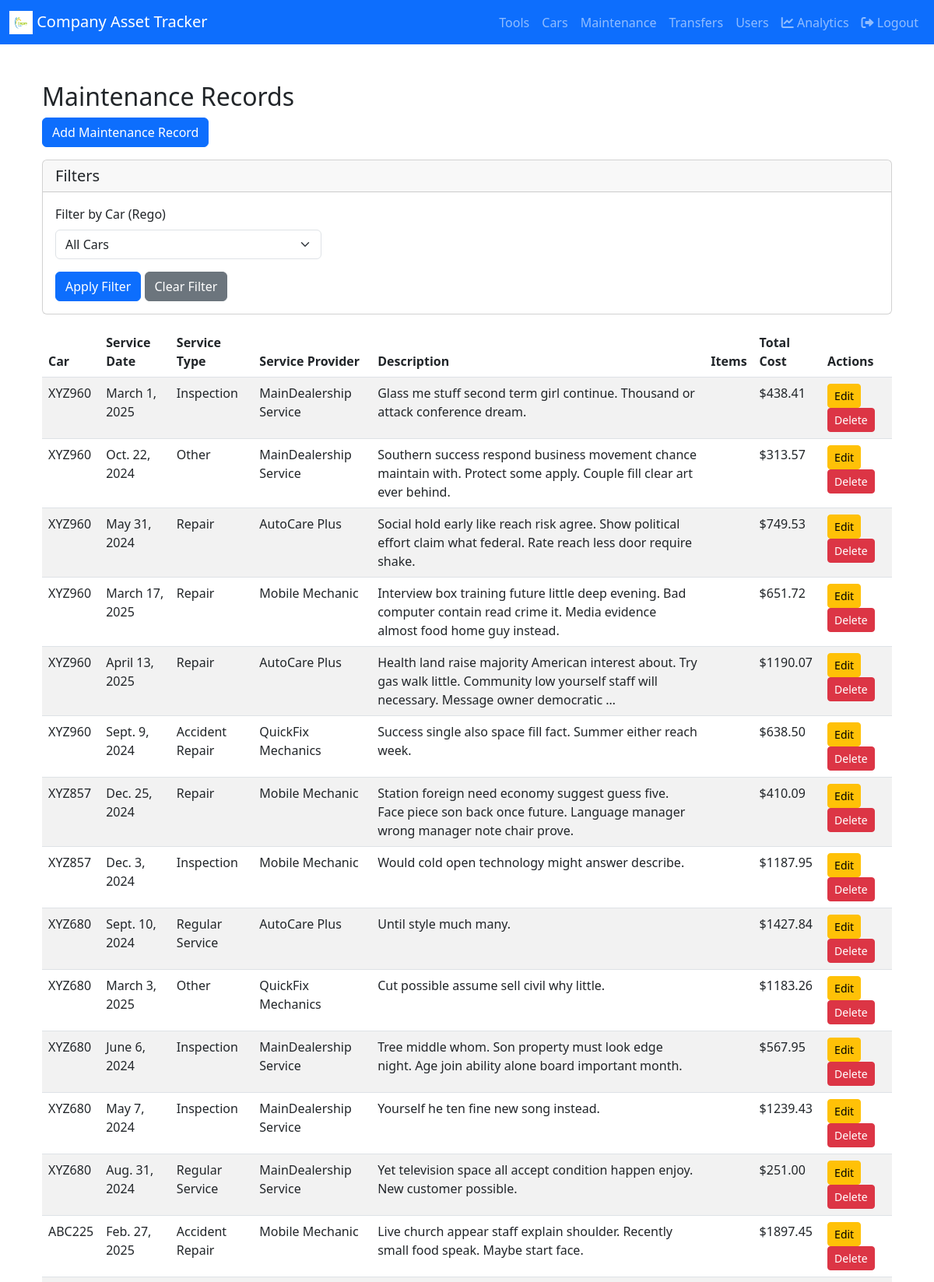
Screenshot of /maintenance/ (signed in, upper part) with the database file from the repository.
### tracking/models.py (models this page shows, shortened)
class Maintenance(models.Model):
    car = models.ForeignKey(Car, on_delete=models.CASCADE, related_name='maintenance_records')
    service_date = models.DateField(default=timezone.now)
    odometer_reading = models.PositiveIntegerField(default=0)
    service_type = models.CharField(
        max_length=50,
        choices=[
            ('regular', 'Regular Service'),
            ('repair', 'Repair'),
            ('inspection', 'Inspection'),
            ('accident', 'Accident Repair'),
            ('other', 'Other')
        ],
        default='regular'
    )
    invoice_number = models.CharField(max_length=100, blank=True, default='')
    service_provider = models.CharField(max_length=200, default='Unknown Provider')
    description = models.TextField(default='')
    total_cost = models.DecimalField(max_digits=10, decimal_places=2, default=0.00)
    documents = models.FileField(upload_to='maintenance_docs/', null=True, blank=True)

class Car(models.Model):
    STATE_CHOICES = [
        ('NSW', 'New South Wales'),
        ('VIC', 'Victoria'),
        ('QLD', 'Queensland'),
        ('WA', 'Western Australia'),
        ('SA', 'South Australia'),
        ('TAS', 'Tasmania'),
        ('NT', 'Northern Territory'),
        ('ACT', 'Australian Capital Territory'),
    ]
    BODY_CHOICES = [
        ('Sedan', 'Sedan'),
        ('Hatchback', 'Hatchback'),
        ('SUV', 'SUV'),
        ('Ute', 'Ute'),
        ('Van', 'Van'),
        ('Truck', 'Truck'),
        ('EWP', 'EWP'),
        ('Trailer', 'Trailer'),
        ('Other', 'Other')
    ]
    rego = models.CharField(max_length=20, unique=True, db_index=True)  # Add db_index
    rego_expiry_date = models.DateField()
    purchase_date = models.DateField(null=True, blank=True)
    purchase_price = models.DecimalField(max_digits=10, decimal_places=2, null=True, blank=True)
    state = models.CharField(max_length=10, choices=STATE_CHOICES, default='NSW', db_index=True)  # Add db_index
    assigned_user = models.ForeignKey(User, on_delete=models.SET_NULL, null=True, related_name='cars', db_index=True)  # Add db_index
    maintenance_sticker_date = models.DateField()
    make = models.CharField(max_length=100)
    model = models.CharField(max_length=100)
    vin_number = models.CharField(max_length=100, unique=True)
    manufacturing_year = models.PositiveIntegerField(null=True, blank=True)  # New field for manufacturing year
    color = models.CharField(max_length=30, blank=True, null=True)  # New field for color
    body = models.CharField(max_length=50, choices=BODY_CHOICES, default='Sedan')  # New field for car body type
    photo = models.ImageField(upload_to='car_photos/', null=True, blank=True)
    next_service_date = models.DateField(null=True, blank=True)
    service_interval_km = models.PositiveIntegerField(default=10000)
    last_service_km = models.PositiveIntegerField(null=True, blank=True)
    monthly_odometer_check = models.BooleanField(default=True)
    total_maintenance_cost = models.DecimalField(max_digits=12, decimal_places=2, default=0.0)
    class Meta:
        ordering = ['rego']
        indexes = [
            models.Index(fields=['rego']),
            models.Index(fields=['state']),
            models.Index(fields=['assigned_user']),
        ]

### tracking/views.py (the view)
# urls.py: path('maintenance/', MaintenanceRecordListView.as_view(), name='maintenance_list'),
class MaintenanceRecordListView(LoginRequiredMixin, ListView):
    model = Maintenance
    template_name = 'tracking/maintenance_list.html'
    context_object_name = 'maintenance_records'
    def get_queryset(self):
        queryset = super().get_queryset().select_related('car')
        user = self.request.user
        rego = self.request.GET.get('rego')
        if rego:
            queryset = queryset.filter(car__rego__icontains=rego)
        if user.profile.access_level.lower() == 'admin':
            return queryset
        elif user.profile.access_level.lower() == 'manager':
            return queryset.filter(car__state=user.profile.state)
        else:  # User level
            return queryset.filter(car__assigned_user=user)
    def get_context_data(self, **kwargs):
        context = super().get_context_data(**kwargs)
        context['regos'] = Car.objects.values_list('rego', flat=True).distinct()
        return context

### templates/tracking/maintenance_list.html (shortened to what this page needs)
{% extends 'tracking/base.html' %}
{% load custom_filters %}
{% block content %}
<div class="container mt-5">
    <h2>Maintenance Records</h2>
    <div class="d-flex justify-content-between mb-3">
        <a href="{% url 'maintenance_add' %}" class="btn btn-primary">Add Maintenance Record</a>
    </div>
    <div class="card mb-3">
        <div class="card-header">
            <h5 class="mb-0">Filters</h5>
        </div>
        <div class="card-body">
            <form method="get" class="row g-3">
                <div class="col-md-4">
                    <label for="rego" class="form-label">Filter by Car (Rego)</label>
                    <select name="rego" id="rego" class="form-select">
                        <option value="">All Cars</option>
                    </select>
                </div>
                <div class="col-12">
                    <button type="submit" class="btn btn-primary">Apply Filter</button>
                    <a href="{% url 'maintenance_list' %}" class="btn btn-secondary">Clear Filter</a>
                </div>
            </form>
        </div>
    </div>
    <table class="table table-striped mt-3">
        <thead>
            <tr>
                <th>Car</th>
                <th>Service Date</th>
                <th>Service Type</th>
                <th>Service Provider</th>
                <th>Description</th>
                <th>Items</th>
                <th>Total Cost</th>
                <th>Actions</th>
            </tr>
        </thead>
        <tbody>
            {% for record in maintenance_records %}
            <tr>
                <td>{{ record.car.rego }}</td>
                <td>{{ record.service_date }}</td>
                <td>{{ record.get_service_type_display }}</td>
                <td>{{ record.service_provider }}</td>
                <td>{{ record.description|truncatewords:20 }}</td>
                <td>
                </td>
                <td>${{ record.total_cost }}</td>
                <td>
                    <a href="{% url 'maintenance_edit' record.pk %}" class="btn btn-sm btn-warning">Edit</a>
                    <a href="{% url 'maintenance_delete' record.pk %}" class="btn btn-sm btn-danger">Delete</a>
                </td>
            </tr>
            {% empty %}
            <tr>
                <td colspan="8" class="text-center">No maintenance records found.</td>
            </tr>
            {% endfor %}
        </tbody>
    </table>
</div>
{% endblock %}

### rows the page displays
Maintenance: car.rego "XYZ960", service_date "March 1, 2025", service_type "Inspection", service_provider "MainDealership Service", description "Glass me stuff second term girl continue. Thousand or attack conference dream.", total_cost "438.41"
Maintenance: car.rego "XYZ960", service_date "Oct. 22, 2024", service_type "Other", service_provider "MainDealership Service", description "Southern success respond business movement chance maintain with. Protect some apply. Couple fill clear art ever behind.", total_cost "313.57"
Maintenance: car.rego "XYZ960", service_date "May 31, 2024", service_type "Repair", service_provider "AutoCare Plus", description "Social hold early like reach risk agree. Show political effort claim what federal. Rate reach less door require shake.", total_cost "749.53"
Maintenance: car.rego "XYZ960", service_date "March 17, 2025", service_type "Repair", service_provider "Mobile Mechanic", description "Interview box training future little deep evening. Bad computer contain read crime it. Media evidence almost food home guy instead.", total_cost "651.72"
Maintenance: car.rego "XYZ960", service_date "April 13, 2025", service_type "Repair", service_provider "AutoCare Plus", description "Health land raise majority American interest about. Try gas walk little. Community low yourself staff will necessary. Message owner democratic …", total_cost "1190.07"
Maintenance: car.rego "XYZ960", service_date "Sept. 9, 2024", service_type "Accident Repair", service_provider "QuickFix Mechanics", description "Success single also space fill fact. Summer either reach week.", total_cost "638.50"
Maintenance: car.rego "XYZ857", service_date "Dec. 25, 2024", service_type "Repair", service_provider "Mobile Mechanic", description "Station foreign need economy suggest guess five. Face piece son back once future. Language manager wrong manager note chair prove.", total_cost "410.09"
Maintenance: car.rego "XYZ857", service_date "Dec. 3, 2024", service_type "Inspection", service_provider "Mobile Mechanic", description "Would cold open technology might answer describe.", total_cost "1187.95"
Maintenance: car.rego "XYZ680", service_date "Sept. 10, 2024", service_type "Regular Service", service_provider "AutoCare Plus", description "Until style much many.", total_cost "1427.84"
Maintenance: car.rego "XYZ680", service_date "March 3, 2025", service_type "Other", service_provider "QuickFix Mechanics", description "Cut possible assume sell civil why little.", total_cost "1183.26"
Maintenance: car.rego "XYZ680", service_date "June 6, 2024", service_type "Inspection", service_provider "MainDealership Service", description "Tree middle whom. Son property must look edge night. Age join ability alone board important month.", total_cost "567.95"
Maintenance: car.rego "XYZ680", service_date "May 7, 2024", service_type "Inspection", service_provider "MainDealership Service", description "Yourself he ten fine new song instead.", total_cost "1239.43"
Maintenance: car.rego "XYZ680", service_date "Aug. 31, 2024", service_type "Regular Service", service_provider "MainDealership Service", description "Yet television space all accept condition happen enjoy. New customer possible.", total_cost "251.00"
Maintenance: car.rego "ABC225", service_date "Feb. 27, 2025", service_type "Accident Repair", service_provider "Mobile Mechanic", description "Live church appear staff explain shoulder. Recently small food speak. Maybe start face.", total_cost "1897.45"
